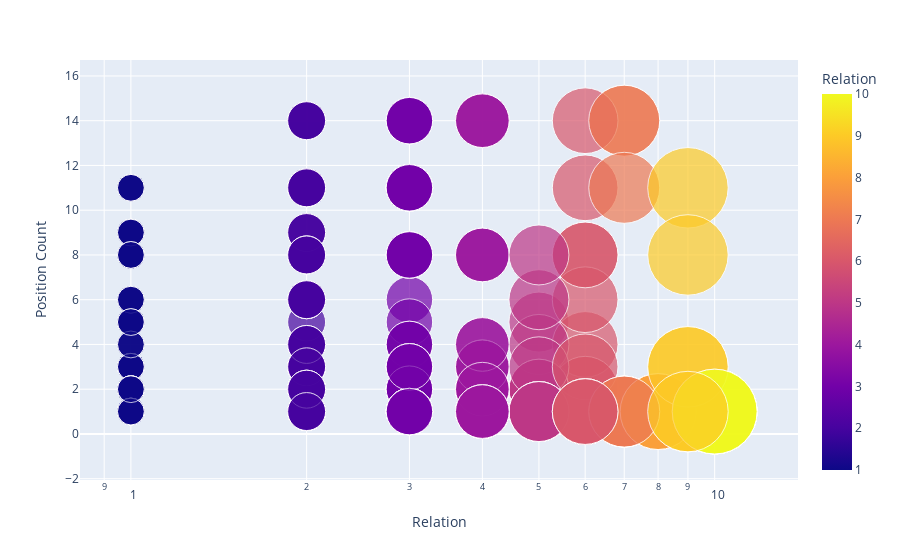

Notebook cell for this chart:
### Markdown cell above
## Bubble plot relationship with my network (1 shallow - 10 deep)

### Code cell
fig = px.scatter(df, x="Relation", y="Position Count",
	         size="Relation", color="Relation",
                 hover_name="Position", log_x=True, size_max=60)
fig.show()

### Figure 1 — Plotly figure (JSON) as saved in the notebook; plotly's stock layout.template omitted (floating-point values rounded to 4 significant figures; data arrays with more than 128 entries replaced by an {"elided": "..."} marker saying what was removed)
{"data": [{"hovertemplate": "<b>%{hovertext}</b><br><br>Relation=%{marker.color}<br>Position Count=%{y}<extra></extra>", "hovertext": {"elided": "871 str values"}, "legendgroup": "", "marker": {"color": {"elided": "871 int values"}, "coloraxis": "coloraxis", "size": {"elided": "871 int values"}, "sizemode": "area", "sizeref": 0.002778, "symbol": "circle"}, "mode": "markers", "name": "", "orientation": "v", "showlegend": false, "type": "scatter", "x": {"elided": "871 int values"}, "xaxis": "x", "y": {"elided": "871 int values"}, "yaxis": "y"}], "layout": {"coloraxis": {"colorbar": {"title": {"text": "Relation"}}, "colorscale": [[0, "#0d0887"], [0.1111, "#46039f"], [0.2222, "#7201a8"], [0.3333, "#9c179e"], [0.4444, "#bd3786"], [0.5556, "#d8576b"], [0.6667, "#ed7953"], [0.7778, "#fb9f3a"], [0.8889, "#fdca26"], [1, "#f0f921"]]}, "legend": {"itemsizing": "constant", "tracegroupgap": 0}, "margin": {"t": 60}, "xaxis": {"anchor": "y", "domain": [0, 1], "title": {"text": "Relation"}, "type": "log"}, "yaxis": {"anchor": "x", "domain": [0, 1], "title": {"text": "Position Count"}}}}
